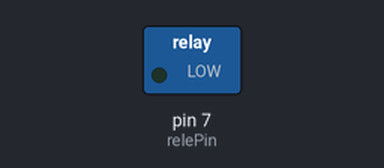
The sketch below on a simulated Arduino Uno, built with avr-gcc and run on an emulated ATmega328P. Shown: switched loads named in the sketch (green lamp = pin HIGH). Dashed ring = blinking.

Above: at 0.5 s.
Timing chart, 0 to 4.6 s (numbered marks = the images above):
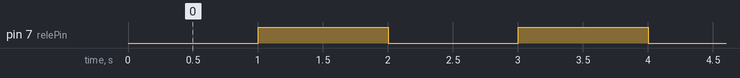

The sketch:

prueba_de_relevador.ino
```cpp
int relePin = 7;  // Pin donde conectaste IN del módulo relé

void setup() {
  pinMode(relePin, OUTPUT); // Configurar el pin como salida
  digitalWrite(relePin, HIGH); // Relé apagado (dependiendo del módulo)
}

void loop() {
  digitalWrite(relePin, LOW);  // Activa el relé (ON)
  delay(1000);                 // Espera 1 segundo
  digitalWrite(relePin, HIGH); // Desactiva el relé (OFF)
  delay(1000);                 // Espera 1 segundo
}
```

Measured:
- by itself, pin 7 (relePin): alternates HIGH for 1.0 s and LOW for 1.0 s
